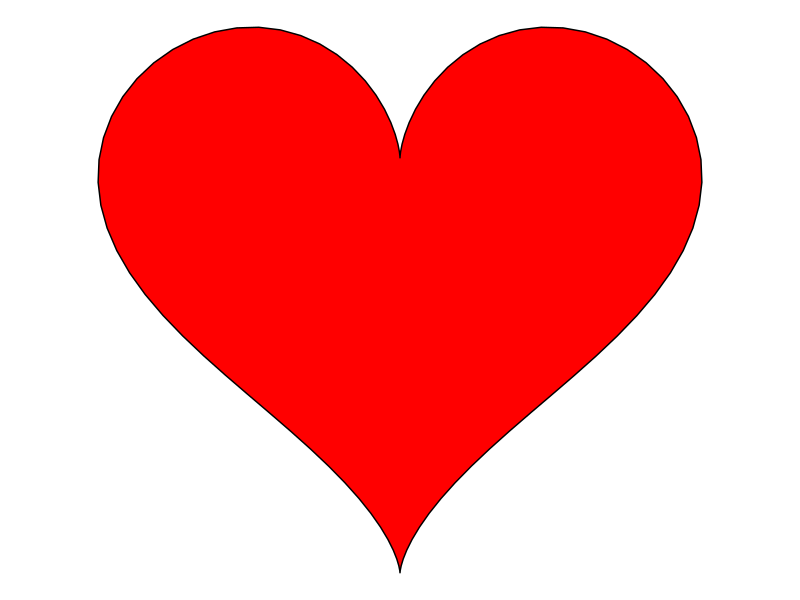

Reproduce this figure in R.
# Load the ggplot2 package
library(ggplot2)

# Function to plot a heart shape
plot_heart <- function() {
  t <- seq(0, 2 * pi, length.out = 100)
  x <- 16 * sin(t)^3
  y <- 13 * cos(t) - 5 * cos(2*t) - 2 * cos(3*t) - cos(4*t)
  
  heart_data <- data.frame(x = x, y = y)
  
  # Create the heart shape plot
  ggplot(heart_data, aes(x, y)) +
    geom_polygon(fill = "red", color = "black") +
    coord_fixed() +
    theme_void()
}

# Call the function to plot the heart shape
plot_heart()
